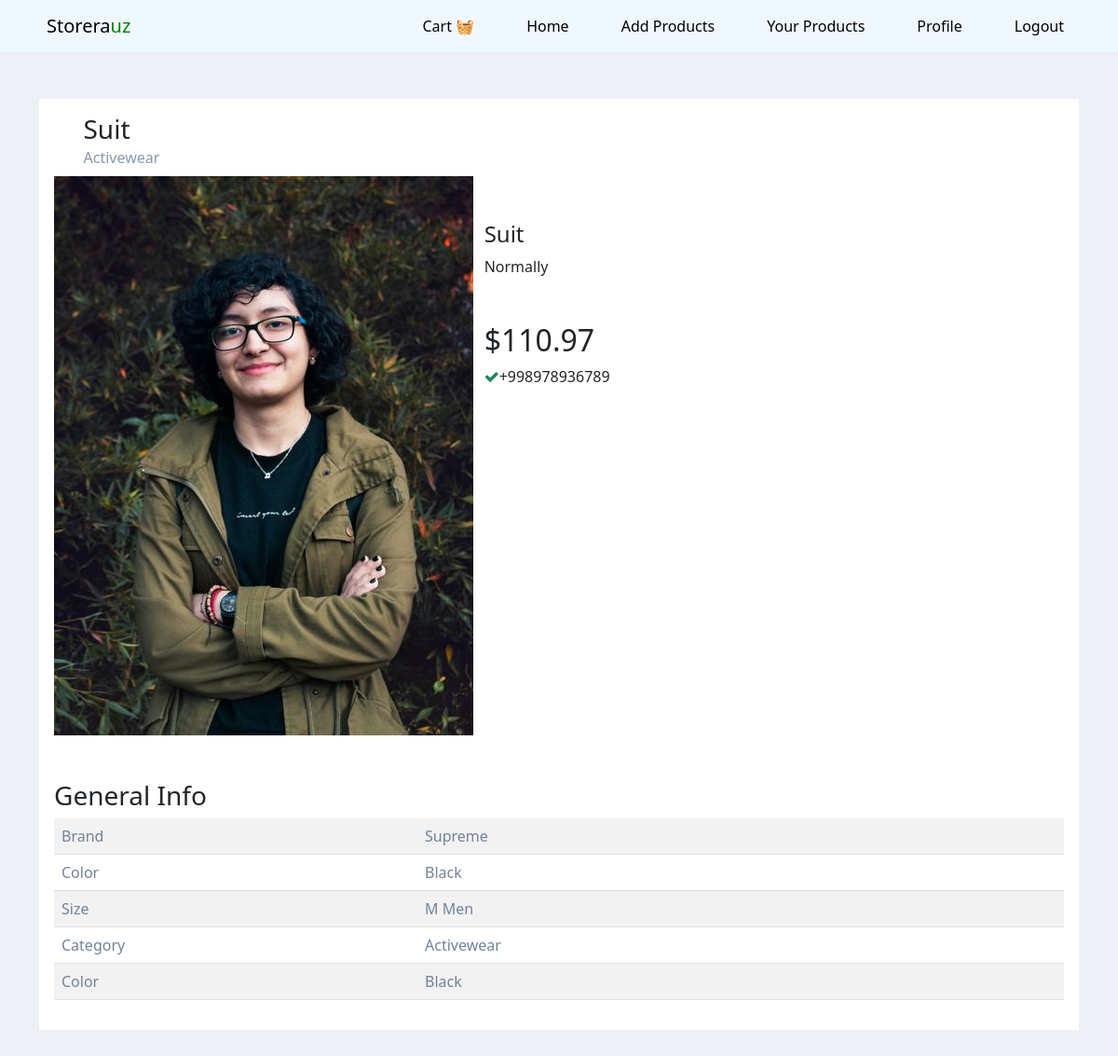
Screenshot of /clothes/product_details/7 (signed in) with the database file from the repository.
### clothes/models.py (models this page shows, shortened)
class Clothes(models.Model):
    name = models.CharField(max_length=255)
    description = models.TextField()
    category = models.ForeignKey(Category, on_delete=models.CASCADE)
    brand = models.ForeignKey(Brand, on_delete=models.CASCADE)
    price = models.DecimalField(max_digits=10, decimal_places=2)
    size = models.ForeignKey(Size, on_delete=models.CASCADE)
    color = models.ForeignKey(Color, on_delete=models.CASCADE)
    image = models.ImageField(upload_to='clothes_images/',default='clothes_images/default.jpg', null=True, blank=True)
    created = models.DateTimeField(auto_now_add=True)
    author: User = models.ForeignKey(User,
                                     on_delete=models.SET_NULL, null=True, blank=True)

class Category(models.Model):
    name = models.CharField(max_length=255)
    def __str__(self):
        return self.name

class Brand(models.Model):
    name = models.CharField(max_length=255)
    def __str__(self):
        return self.name

class Color(models.Model):
    name = models.CharField(max_length=50)
    def __str__(self):
        return self.name

class Size(models.Model):
    name = models.CharField(max_length=10)
    def __str__(self):
        return self.name

### clothes/views.py (the view)
# urls.py: path("product_details/<int:pk>", ClothesDetailsView.as_view(), name="clothes_details"),
class ClothesDetailsView(DetailView):
    modal = Clothes
    template_name = 'clothes_list.html'
    def get_queryset(self):
        return Clothes.objects.filter(id=self.kwargs['pk'])

### clothes/templates/clothes_list.html (shortened to what this page needs)
{% extends 'base.html' %}
{% load static %}
{% load django_bootstrap5 %}
{% block link %}
<link href="https://maxcdn.bootstrapcdn.com/font-awesome/4.7.0/css/font-awesome.min.css" rel="stylesheet">
{% endblock  %}
{% block content %}
<div style="margin: 50px auto" class="container">
    <div class="card">
        <div class="card-body">
            <h3 style="margin-left: 31.5px;" class="card-title">{{object.name}}</h3>
            <h6 style="margin-left: 31.5px;" class="card-subtitle">{{object.category}}</h6>
            <div class="row">
                <div class="col-lg-5 col-md-5 col-sm-6">
                    <div class="white-box text-center"><img src="{{object.image.url}}" class="img-responsive"></div>
                </div>
                <div class="col-lg-7 col-md-7 col-sm-6">
                    <h4 class="box-title mt-5">{{object.name}}</h4>
                    <p>{{object.description}}</p>
                    <h2 class="mt-5">
                        ${{object.price}}
                    </h2>
                    <ul class="list-unstyled">
                        <li><i class="fa fa-check text-success"></i>+998978936789</li>
                    </ul>
                </div>
                <div class="col-lg-12 col-md-12 col-sm-12">
                    <h3 class="box-title mt-5">General Info</h3>
                    <div class="table-responsive">
                        <table class="table table-striped table-product">
                            <tbody>
                                <tr>
                                    <td width="390">Brand</td>
                                    <td>{{object.brand}}</td>
                                </tr>
                                <tr>
                                    <td>Color</td>
                                    <td>{{object.color}}</td>
                                </tr>
                                <tr>
                                    <td>Size</td>
                                    <td>{{object.size}}</td>
                                </tr>
                                <tr>
                                    <td>Category</td>
                                    <td>{{object.category}}</td>
                                </tr>
                                <tr>
                                    <td>Color</td>
                                    <td>{{object.color}}</td>
                                </tr>
                            </tbody>
                        </table>
                    </div>
                </div>
            </div>
        </div>
    </div>
</div>
{% endblock  %}

### clothes/templates/clothes_list.html (style rules this page uses)
.card { margin-bottom: 30px; }
.card { position: relative; display: flex; flex-direction: column; min-width: 0; word-wrap: break-word; background-color: #fff; background-clip: border-box; border: 0 solid transparent; border-radius: 0; }
.card .card-subtitle { font-weight: 300; margin-bottom: 10px; color: #8898aa; }
.table-product.table-striped tbody tr:nth-of-type(odd) { background-color: #f3f8fa!important }
.table-product td { border-top: 0px solid #dee2e6 !important; color: #728299!important; }

### rows the page displays
Clothes: name "Suit", category "Activewear", image (picture), description "Normally", price "110.97", brand "Supreme", color "Black", size "M Men"
